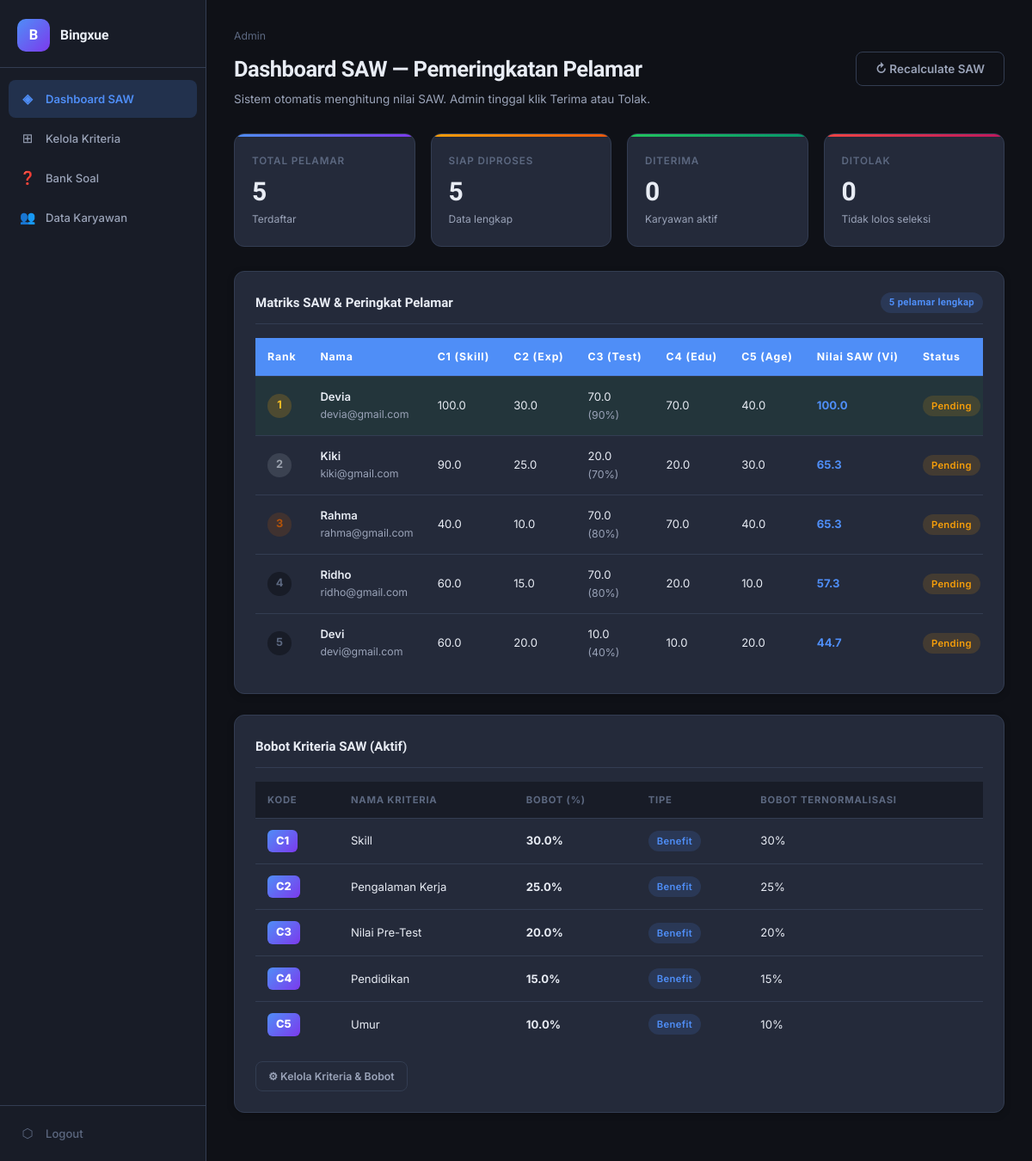
Page /admin_dashboard.php (signed in) on the committed database.
### tables this page shows
CREATE TABLE IF NOT EXISTS `applicants` (
  `id` int(11) NOT NULL AUTO_INCREMENT,
  `user_id` int(11) NOT NULL,
  `skill_communication` decimal(5,2) DEFAULT 0.00,
  `skill_cooperation` decimal(5,2) DEFAULT 0.00,
  `skill_ethics` decimal(5,2) DEFAULT 0.00,
  `skill_technical` decimal(5,2) DEFAULT 0.00,
  `c1_score` decimal(5,2) DEFAULT 0.00,
  `experience_years` varchar(50) DEFAULT NULL,
  `c2_score` decimal(5,2) DEFAULT 0.00,
  `pretest_score` decimal(5,2) DEFAULT 0.00,
  `c3_score` decimal(5,2) DEFAULT 0.00,
  `pretest_taken` tinyint(1) DEFAULT 0,
  `education` varchar(50) DEFAULT NULL,
  `c4_score` decimal(5,2) DEFAULT 0.00,
  `age` int(11) DEFAULT 0,
  `c5_score` decimal(5,2) DEFAULT 0.00,
  `saw_value` decimal(10,6) DEFAULT 0.000000,
  `rank` int(11) DEFAULT 0,
  `status` enum('pending','accepted','rejected') DEFAULT 'pending',
  `personal_data_filled` tinyint(1) DEFAULT 0,
  `self_assessment_filled` tinyint(1) DEFAULT 0,
  `submitted_at` timestamp NULL DEFAULT NULL,
  `updated_at` timestamp NOT NULL DEFAULT current_timestamp() ON UPDATE current_timestamp(),
  PRIMARY KEY (`id`),
  UNIQUE KEY `user_id` (`user_id`),
  CONSTRAINT `applicants_ibfk_1` FOREIGN KEY (`user_id`) REFERENCES `users` (`id`) ON DELETE CASCADE
);

CREATE TABLE IF NOT EXISTS `users` (
  `id` int(11) NOT NULL AUTO_INCREMENT,
  `name` varchar(150) NOT NULL,
  `email` varchar(150) NOT NULL,
  `password` varchar(255) NOT NULL,
  `role` enum('admin','user') NOT NULL DEFAULT 'user',
  `created_at` timestamp NOT NULL DEFAULT current_timestamp(),
  PRIMARY KEY (`id`),
  UNIQUE KEY `email` (`email`)
);

CREATE TABLE IF NOT EXISTS `criteria` (
  `id` int(11) NOT NULL AUTO_INCREMENT,
  `code` varchar(10) NOT NULL,
  `name` varchar(100) NOT NULL,
  `weight` decimal(5,2) NOT NULL,
  `type` enum('benefit','cost') NOT NULL DEFAULT 'benefit',
  `description` text DEFAULT NULL,
  PRIMARY KEY (`id`),
  UNIQUE KEY `code` (`code`)
);

### admin_dashboard.php (the view, shortened to what this page needs)
<?php
require_once 'partials/header.php';
$db = getDB();
$totalApplicants = $db->query("SELECT COUNT(*) as c FROM applicants")->fetch_assoc()['c'];
$totalReady      = $db->query("SELECT COUNT(*) as c FROM applicants WHERE personal_data_filled=1 AND self_assessment_filled=1 AND pretest_taken=1")->fetch_assoc()['c'];
$totalAccepted   = $db->query("SELECT COUNT(*) as c FROM applicants WHERE status='accepted'")->fetch_assoc()['c'];
$totalRejected   = $db->query("SELECT COUNT(*) as c FROM applicants WHERE status='rejected'")->fetch_assoc()['c'];
$sawResults = $db->query("
    SELECT a.*, u.name, u.email,
           a.c1_score, a.c2_score, a.c3_score, a.c4_score, a.c5_score,
           a.saw_value, a.rank, a.status
    FROM applicants a
    JOIN users u ON a.user_id = u.id
    WHERE a.personal_data_filled = 1
      AND a.self_assessment_filled = 1
      AND a.pretest_taken = 1
    ORDER BY a.rank ASC, a.saw_value DESC
");
$critRes = $db->query("SELECT * FROM criteria ORDER BY code");
$criteria = [];
while ($c = $critRes->fetch_assoc()) $criteria[] = $c;
renderHeader('Dashboard SAW', 'admin');
renderNav('admin', 'admin_dashboard.php');
?>
<div class="page-header flex-between">
    <div>
        <div class="breadcrumb">Admin</div>
        <h1>Dashboard SAW — Pemeringkatan Pelamar</h1>
        <p>Sistem otomatis menghitung nilai SAW. Admin tinggal klik Terima atau Tolak.</p>
    </div>
    <form method="POST">
        <button type="submit" class="btn btn-outline">↻ Recalculate SAW</button>
    </form>
</div>
<div class="stats-grid">
    <div class="stat-card blue">
        <div class="stat-label">Total Pelamar</div>
        <div class="stat-value"><?= $totalApplicants ?></div>
        <div class="stat-sub">Terdaftar</div>
    </div>
    <div class="stat-card yellow">
        <div class="stat-label">Siap Diproses</div>
        <div class="stat-value"><?= $totalReady ?></div>
        <div class="stat-sub">Data lengkap</div>
    </div>
    <div class="stat-card green">
        <div class="stat-label">Diterima</div>
        <div class="stat-value"><?= $totalAccepted ?></div>
        <div class="stat-sub">Karyawan aktif</div>
    </div>
    <div class="stat-card red">
        <div class="stat-label">Ditolak</div>
        <div class="stat-value"><?= $totalRejected ?></div>
        <div class="stat-sub">Tidak lolos seleksi</div>
    </div>
</div>
<div class="card mb-6">
    <div class="card-title flex-between">
        <span>Matriks SAW & Peringkat Pelamar</span>
        <span class="badge badge-info"><?= $totalReady ?> pelamar lengkap</span>
    </div>
    <div class="table-wrap">
        <table class="saw-table">
            <thead>
                <tr>
                    <th>Rank</th>
                    <th>Nama</th>
                    <th title="Skill - W:30%">C1 (Skill)</th>
                    <th title="Pengalaman - W:25%">C2 (Exp)</th>
                    <th title="Pre-Test - W:20%">C3 (Test)</th>
                    <th title="Pendidikan - W:15%">C4 (Edu)</th>
                    <th title="Umur - W:10%">C5 (Age)</th>
                    <th>Nilai SAW (Vi)</th>
                    <th>Status</th>
                </tr>
            </thead>
            <tbody>
            <?php if ($sawResults && $sawResults->num_rows > 0): ?>
                <?php while ($row = $sawResults->fetch_assoc()):
                    $rank = (int)$row['rank'];
                    $rankClass = $rank === 1 ? 'rank-gold' : ($rank === 2 ? 'rank-silver' : ($rank === 3 ? 'rank-bronze' : 'rank-other'));
                    $rowClass  = $rank === 1 ? 'rank-1' : '';
                ?>
                <tr class="<?= $rowClass ?>">
                    <td><span class="saw-rank <?= $rankClass ?>"><?= $rank ?></span></td>
                    <td>
                        <div style="font-weight:600"><?= htmlspecialchars($row['name']) ?></div>
                        <div class="text-sm text-muted"><?= htmlspecialchars($row['email']) ?></div>
                    </td>
                    <td><?= number_format($row['c1_score'], 1) ?></td>
                    <td><?= number_format($row['c2_score'], 1) ?></td>
                    <td><?= number_format($row['c3_score'], 1) ?><span class="text-muted text-sm"> (<?= number_format($row['pretest_score'], 0) ?>%)</span></td>
                    <td><?= number_format($row['c4_score'], 1) ?></td>
                    <td><?= number_format($row['c5_score'], 1) ?></td>
                    <td style="font-weight:700;color:var(--accent)"><?= number_format($row['saw_value'] * 100, 1) ?></td>
                    <td>
                        <?php
                        $s = $row['status'];
                        if ($s === 'accepted')      echo '<span class="badge badge-accepted">Diterima</span>';
                        elseif ($s === 'rejected')  echo '<span class="badge badge-rejected">Ditolak</span>';
                        else                        echo '<span class="badge badge-pending">Pending</span>';
                        ?>
                    </td>
                </tr>
                <?php endwhile; ?>
            <?php else: ?>
                <tr><td colspan="10" class="text-center text-muted" style="padding:30px">Belum ada pelamar yang menyelesaikan semua tahap.</td></tr>
            <?php endif; ?>
            </tbody>
        </table>
    </div>
</div>
<div class="card mb-6">
    <div class="card-title">Bobot Kriteria SAW (Aktif)</div>
    <div class="table-wrap">
        <table>
            <thead>
                <tr>
                    <th>Kode</th>
                    <th>Nama Kriteria</th>
                    <th>Bobot (%)</th>
                    <th>Tipe</th>
                    <th>Bobot Ternormalisasi</th>
                </tr>
            </thead>
            <tbody>
            <?php
            $totalW = array_sum(array_column($criteria, 'weight'));
            foreach ($criteria as $c):
                $norm = $totalW > 0 ? round(((float)$c['weight'] / $totalW) * 100, 2) : 0;
            ?>
            <tr>
                <td><span class="criteria-code"><?= htmlspecialchars($c['code']) ?></span></td>
                <td><?= htmlspecialchars($c['name']) ?></td>
                <td><strong><?= number_format($c['weight'], 1) ?>%</strong></td>
                <td><span class="badge badge-info"><?= ucfirst($c['type']) ?></span></td>
                <td><?= $norm ?>%</td>
            </tr>
            <?php endforeach; ?>
            </tbody>
        </table>
    </div>
    <div class="mt-4">
        <a href="admin_criteria.php" class="btn btn-outline btn-sm">⚙ Kelola Kriteria & Bobot</a>
    </div>
</div>
<?php renderFooter(); ?>

### partials/header.php (shortened to what this page needs)
<?php
function renderHeader($title = '', $role = 'user') {
    $appName = APP_NAME;
    $flashHtml = '';
    $pageTitle = $title ? htmlspecialchars($title) . ' - ' . $appName : $appName;
    echo '<!DOCTYPE html>
<html lang="id">
<head>
<meta charset="UTF-8">
<meta name="viewport" content="width=device-width, initial-scale=1.0">
<title>' . $pageTitle . '</title>
<link rel="stylesheet" href="assets/style.css">
<link rel="preconnect" href="https://fonts.googleapis.com">
<link href="https://fonts.googleapis.com/css2?family=Inter:wght@300;400;500;600;700&family=Plus+Jakarta+Sans:wght@600;700;800&display=swap" rel="stylesheet">
</head>
<body class="role-' . $role . '">
' . $flashHtml;
}
function renderNav($role = 'user', $activePage = '') {
    if ($role === 'admin') {
        $links = [
            'admin_dashboard.php'   => ['icon' => '◈', 'label' => 'Dashboard SAW'],
            'admin_criteria.php'    => ['icon' => '⊞', 'label' => 'Kelola Kriteria'],
            'admin_questions.php'   => ['icon' => '❓', 'label' => 'Bank Soal'],
            'admin_employees.php'   => ['icon' => '👥', 'label' => 'Data Karyawan'],
        ];
    }
    $nav = '<nav class="sidebar">
        <div class="sidebar-brand">
            <span class="brand-icon">B</span>
            <span class="brand-text">Bingxue</span>
        </div>
        <ul class="nav-list">';
    foreach ($links as $href => $item) {
        $activeClass = (basename($_SERVER['PHP_SELF']) === $href) ? ' active' : '';
        $nav .= '<li><a href="' . $href . '" class="nav-link' . $activeClass . '">
            <span class="nav-icon">' . $item['icon'] . '</span>
            <span>' . $item['label'] . '</span>
        </a></li>';
    }
    $nav .= '</ul>
        <div class="sidebar-footer">
            <a href="logout.php" class="nav-link logout-link">
                <span class="nav-icon">⬡</span>
                <span>Logout</span>
            </a>
        </div>
    </nav>
    <div class="main-content">';
    echo $nav;
}
function renderFooter() {
    echo '</div></body></html>';
}
?>

### rows in the picture
applicants: rank "1", user.name "Devia", user.email "devia@gmail.com", c1_score "100.0", c2_score "30.0", c3_score "70.0", pretest_score "90", c4_score "70.0", c5_score "40.0", $row['saw_value']*100 "100.0", status "Pending"
applicants: rank "2", user.name "Kiki", user.email "kiki@gmail.com", c1_score "90.0", c2_score "25.0", c3_score "20.0", pretest_score "70", c4_score "20.0", c5_score "30.0", $row['saw_value']*100 "65.3", status "Pending"
applicants: rank "3", user.name "Rahma", user.email "rahma@gmail.com", c1_score "40.0", c2_score "10.0", c3_score "70.0", pretest_score "80", c4_score "70.0", c5_score "40.0", $row['saw_value']*100 "65.3", status "Pending"
applicants: rank "4", user.name "Ridho", user.email "ridho@gmail.com", c1_score "60.0", c2_score "15.0", c3_score "70.0", pretest_score "80", c4_score "20.0", c5_score "10.0", $row['saw_value']*100 "57.3", status "Pending"
applicants: rank "5", user.name "Devi", user.email "devi@gmail.com", c1_score "60.0", c2_score "20.0", c3_score "10.0", pretest_score "40", c4_score "10.0", c5_score "20.0", $row['saw_value']*100 "44.7", status "Pending"
criteria: code "C1", name "Skill", weight "30.0", type "Benefit", weight "30"
criteria: code "C2", name "Pengalaman Kerja", weight "25.0", type "Benefit", weight "25"
criteria: code "C3", name "Nilai Pre-Test", weight "20.0", type "Benefit", weight "20"
criteria: code "C4", name "Pendidikan", weight "15.0", type "Benefit", weight "15"
criteria: code "C5", name "Umur", weight "10.0", type "Benefit", weight "10"

### other values in the picture
$item['icon'] "◈"
$item['label'] "Dashboard SAW"
$item['icon'] "⊞"
$item['label'] "Kelola Kriteria"
$item['icon'] "❓"
$item['label'] "Bank Soal"
$item['icon'] "👥"
$item['label'] "Data Karyawan"
$totalApplicants "5"
$totalReady "5"
$totalAccepted "0"
$totalRejected "0"
